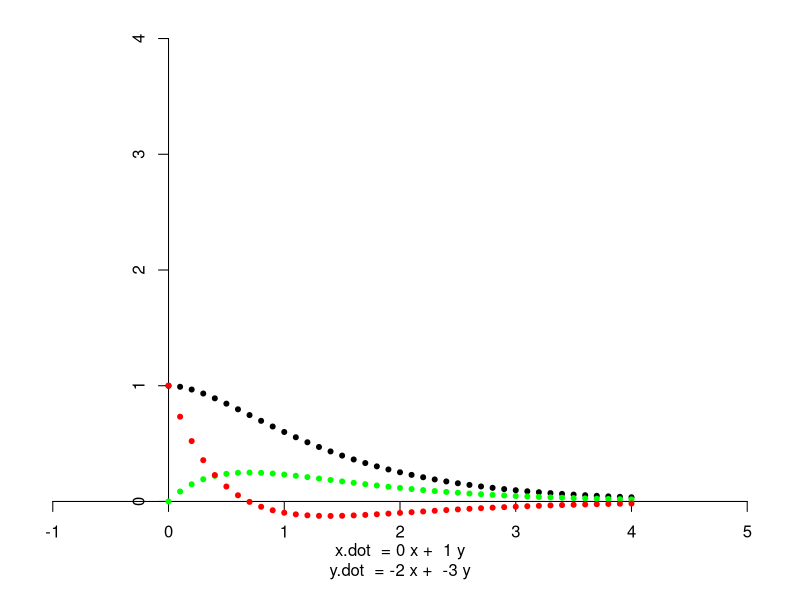
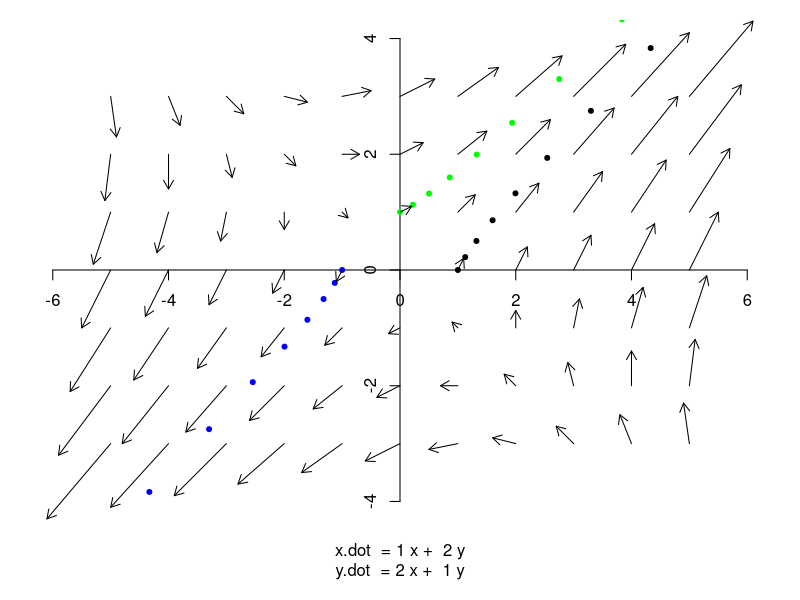
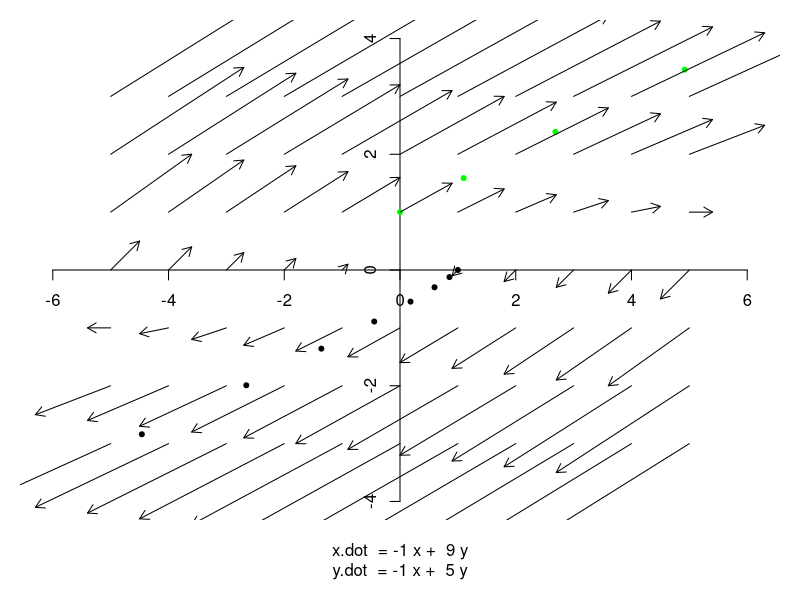

Recreate these plots in R, in order.
#1. 

#part a

#let v = x'
#w <- c(x,v)
#w_ <- A%*%w we must find A 
#w_ <- c(v,x'')
#x'' = -3v -2x or -2x -3v
#x'' = c(-2, -3) %*% c(x, v)

#v = 0x + 1v
#v = c(0,1)%*% c(x, v)

A <- matrix(c(0, -2, 1, -3), 2); A

#part b: find exp(At)

P <- eigen(A)$vectors; P
PInv <- solve(P);
eigen(A)$values


Aexp <- function(t) P%*%diag(c(exp(-2*t),exp(-1*t)))%*%PInv

#part c: 
par(mar=c(4,1,1,1)) #leave room at bottom for the equation
plot(NULL, xlim = c(0,4),ylim = c(0,4), xlab = "", ylab = "", axes = FALSE, 
     asp = 1, pch = 20)
axis(1, pos = 0); axis(2, pos = 0)
mtext(paste("x.dot  =", A[1,1],"x + ", A[1,2], "y"),1,1)
mtext(paste("y.dot  =", A[2,1],"x + ", A[2,2], "y"),1,2)

#Choose an initial value for the vector v
v0 <- c(1,0)

#Choose a sequence of times at which to plot the solution
times <- seq(from = 0, to =4, by = 0.1)
for (t in times)
  points(t, (Aexp(t)%*%v0)[1], pch = 20 )
v0 <- c(0,1)
for (t in times)
  points(t, (Aexp(t)%*%v0)[1], pch = 20, col = "green" )
#If v0 is an eigenvector the solution moves out or in along a line
v0 <- c(1,-3)
for (t in times)
  points(t, (Aexp(t)%*%v0)[1], pch = 20, col = "red" )

#2. 
S<-matrix(c(1,2,2,1),2); S
Sexp <- function(t) exp(t)*matrix(c(cosh(2*t), sinh(2*t), sinh(2*t), cosh(2*t)),2)

plot(NULL, xlim = c(-4,4),ylim = c(-4,4), xlab = "", ylab = "", axes = FALSE, asp = 1, pch = 20)
axis(1, pos = 0); axis(2, pos = 0)
mtext(paste("x.dot  =", S[1,1],"x + ", S[1,2], "y"),1,1)
mtext(paste("y.dot  =", S[2,1],"x + ", S[2,2], "y"),1,2)

#Choose an initial value for the vector v
v0 <- c(1,0)
#Choose a sequence of times at which to plot the solution
times <- seq(from = 0, to =2, by = 0.1)
for (t in times)
  points((Sexp(t)%*%v0)[1], (Sexp(t)%*%v0)[2], pch = 20 )
v0 <- c(0,1)
for (t in times)
  points((Sexp(t)%*%v0)[1], (Sexp(t)%*%v0)[2], pch = 20, col = "green" )
v0 <- c(-1,0)
for (t in times)
  points((Sexp(t)%*%v0)[1], (Sexp(t)%*%v0)[2], pch = 20, col = "blue" )

#The matrix S defines a vector field that specifies
#the velocity vector as a function of position.
plotvec = function(p) {
  velocity <- S%*%p
  arrows(p[1],p[2],p[1]+ 0.1*velocity[1], p[2]+ 0.1*velocity[2], length = 0.1)
}

#We can draw a map of the vector field.
#Every vector is tangent to one of the solution curves.
for (x in -5:5)
  for (y in -3:3)
    plotvec(c(x,y))


#3. a)
B<-matrix(c(-1,-1,9,5),2); B
eigen(B)$values
L<- 2
v<-eigen(B)$vectors[,1]; v
N <- B - diag(c(L,L)); N; N%*%N

B<- diag(c(L,L)) + N; B; B%*%B

#part b
B<- diag(c(L,L)) + N;B
L
#exp(At)=exp(2It)%*%exp(Nt)
#matrices that commute 

#exp(Nt) = I + Nt + N^2t^2/2! + ... 
#since N is nilpotent, every exponent greater than for equal to 2 = the zero matrix 
#so exp(Nt) = I + matrix(c(-3t, -t, 9t, 3t),2)
Bexp <- function(t) diag(c(exp(L*t),exp(L*t)))%*%(diag(c(1,1))+ t*N)

plot(NULL, xlim = c(-4,4),ylim = c(-4,4), xlab = "", ylab = "", axes = FALSE, asp = 1, pch = 20)
axis(1, pos = 0); axis(2, pos = 0)
mtext(paste("x.dot  =", B[1,1],"x + ", B[1,2], "y"),1,1)
mtext(paste("y.dot  =", B[2,1],"x + ", B[2,2], "y"),1,2)

#Choose an initial value for the vector v
v0 <- c(1,0)
#Choose a sequence of times at which to plot the solution
times <- seq(from = 0, to =2, by = 0.1)
for (t in times)
  points((Bexp(t)%*%v0)[1], (Bexp(t)%*%v0)[2], pch = 20 )
v0 <- c(0,1)
for (t in times)
  points((Bexp(t)%*%v0)[1], (Bexp(t)%*%v0)[2], pch = 20, col = "green" )

#The matrix B defines a vector field that specifies
#the velocity vector as a function of position.
plotvec = function(p) {
  velocity <- B%*%p
  arrows(p[1],p[2],p[1]+ 0.1*velocity[1], p[2]+ 0.1*velocity[2], length = 0.1)
}

#We can draw a map of the vector field.
#Every vector is tangent to one of the solution curves.
for (x in -5:5)
  for (y in -3:3)
    plotvec(c(x,y))
